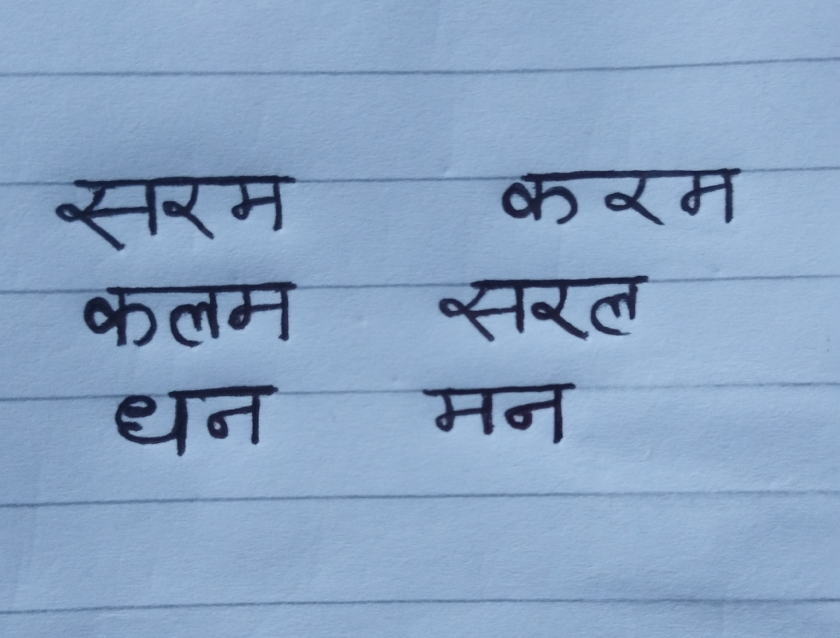
#> input picture OCR_test.jpg, 2520 x 1912 px (shown at 1/3 size)
$ jupyter execute --allow-errors 'OCR (Devagari Character Recognition).ipynb'   (shell and % lines are left out)
#> lines starting #> are read from the running program, lines starting #| are printed output that depends on the picture; after the words box and inside, x2 and y2 are one past the last pixel; in counts of white or black regions, pixels touching at a corner belong together
#> further down, img is the input picture: shape (1912, 2520, 3); mean B, G, R 196.1, 164, 137.4
[cell 1]
#importing libraries
import cv2 as cv
import numpy as np
import matplotlib.pyplot as plt
from keras.models import load_model

[cell 2]
def noise_removable(img):
    #resizing the image
    img = cv.resize(img,(800,600), interpolation=cv.INTER_AREA)
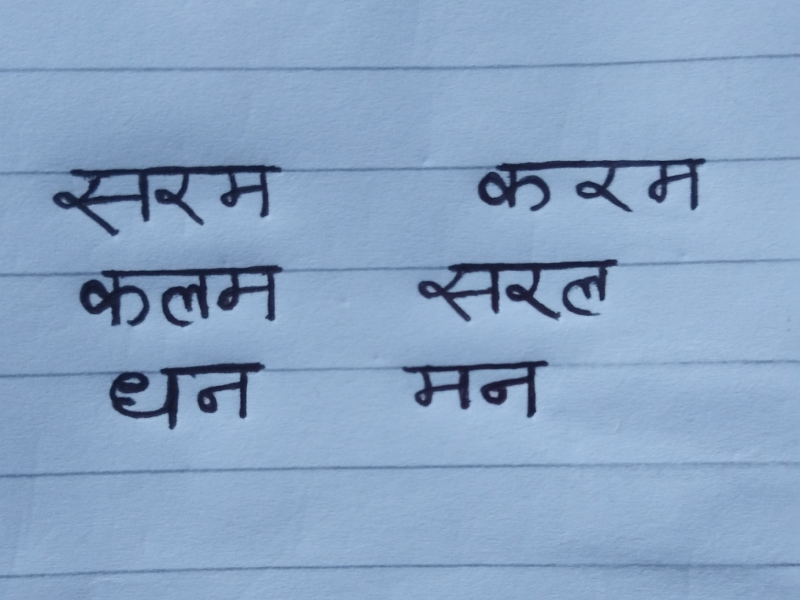
#> img: shape (600, 800, 3); mean of channels 0, 1, 2 196.1, 164, 137.4; drawn as B, G, R
    image_area = img.shape[0] * img.shape[1]
#> image_area = 480000

    plt.imshow(img)
    plt.show()
    #converting into grayscale
    img_gray = cv.cvtColor(img, cv.COLOR_BGR2GRAY)
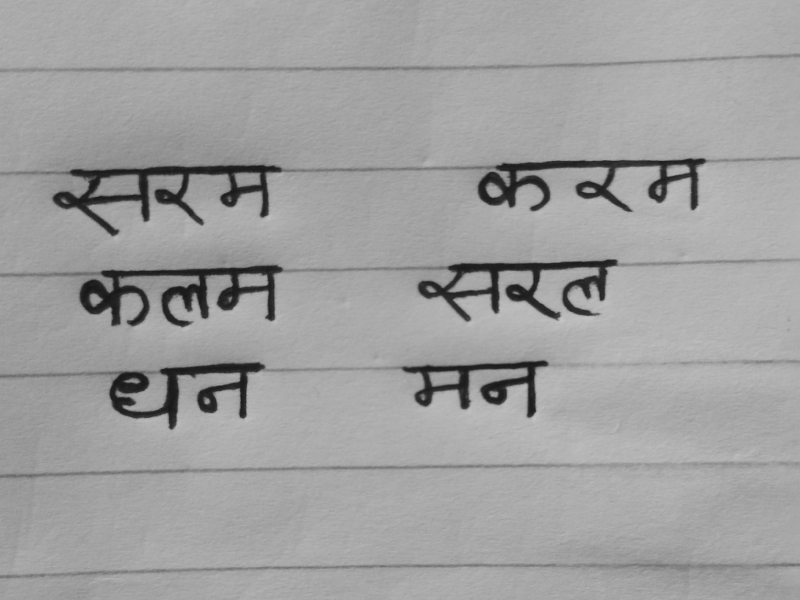
#> img_gray: shape (600, 800); min 21, max 197, mean 159.7
    gaussian = cv.GaussianBlur(img_gray, (3,3), 0)
    _, thresh_img = cv.threshold(gaussian, 0, 255, cv.THRESH_BINARY_INV+cv.THRESH_OTSU)
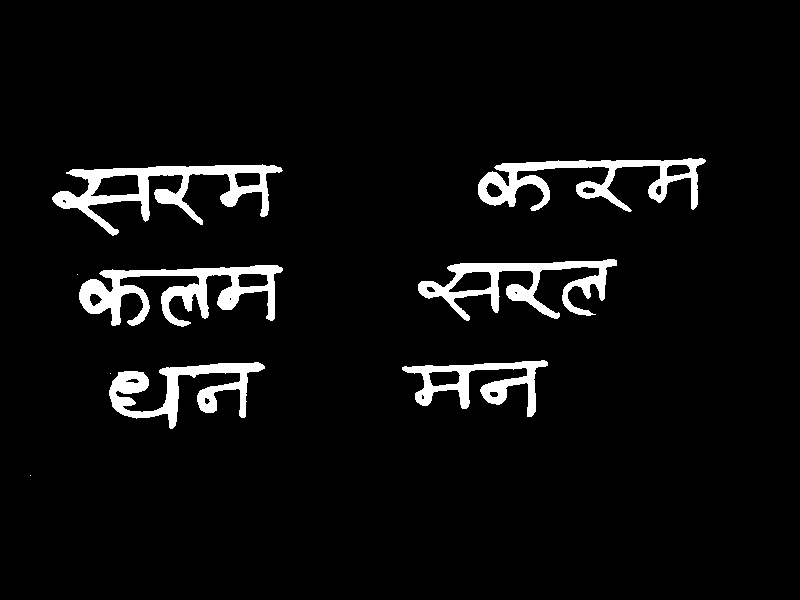
#> thresh_img: shape (600, 800); 5.3% white; 9 white regions (3 under 20 px), largest, box (x1, y1, x2, y2) and area: (79, 265, 283, 327) 5167, (52, 164, 283, 236) 5059, (478, 158, 706, 212) 4375, (418, 259, 617, 321) 4168, (109, 362, 265, 429) 3678, (402, 360, 548, 417) 2857

    kernel_er = np.ones((3,3), np.uint8)
    kernel_di = np.ones((3,3), np.uint8)
    img_erosion = cv.erode(thresh_img, kernel_er, iterations=1)
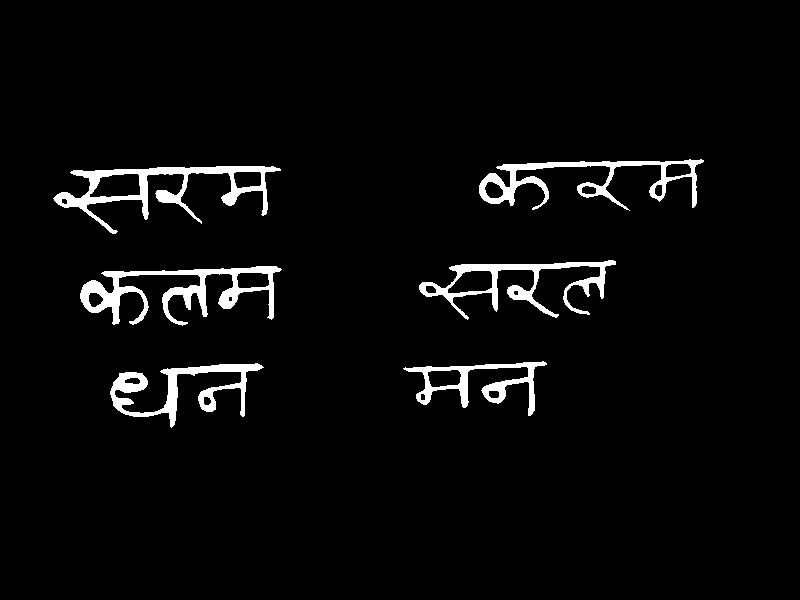
#> img_erosion: shape (600, 800); 3.8% white; 6 white regions, box (x1, y1, x2, y2) and area: (80, 266, 282, 326) 3763, (53, 166, 281, 234) 3673, (479, 159, 704, 211) 2988, (419, 260, 616, 320) 2863, (110, 363, 264, 428) 2719, (403, 361, 547, 416) 2025
    img_dilation = cv.dilate(img_erosion, kernel_di, iterations=1)
#> img_dilation: shape (600, 800); 5.3% white; 6 white regions

    #finding the boundary of the all threshold images
    contours, _ = cv.findContours(img_dilation, cv.RETR_TREE, cv.CHAIN_APPROX_SIMPLE)
#> contours = 24 contours, 4 with area under 20; largest, box (x1, y1, x2, y2) and area: (52, 165, 282, 235) 5651, (79, 265, 283, 327) 5088, (478, 158, 705, 212) 4350, (418, 259, 617, 321) 4331, (109, 362, 265, 429) 3354
    for contour in contours:
        #boundary of each contour
        x,y,w,h = cv.boundingRect(contour)
        #to discard very small noises
        if cv.contourArea(contour) < image_area *0.0005:
            img_dilation[y:(y+h),x:(x+w)] = 0
#> this loop made 24 passes
#> (x, y, w, h) on passes 1 to 12: (109, 362, 156, 67), (204, 397, 7, 8), (125, 378, 15, 6), (402, 360, 146, 57), (421, 394, 4, 6), (489, 391, 10, 7), (428, 370, 33, 17), (79, 265, 204, 62), (229, 297, 3, 4), (89, 293, 14, 14), (237, 273, 32, 15), (418, 259, 199, 62)
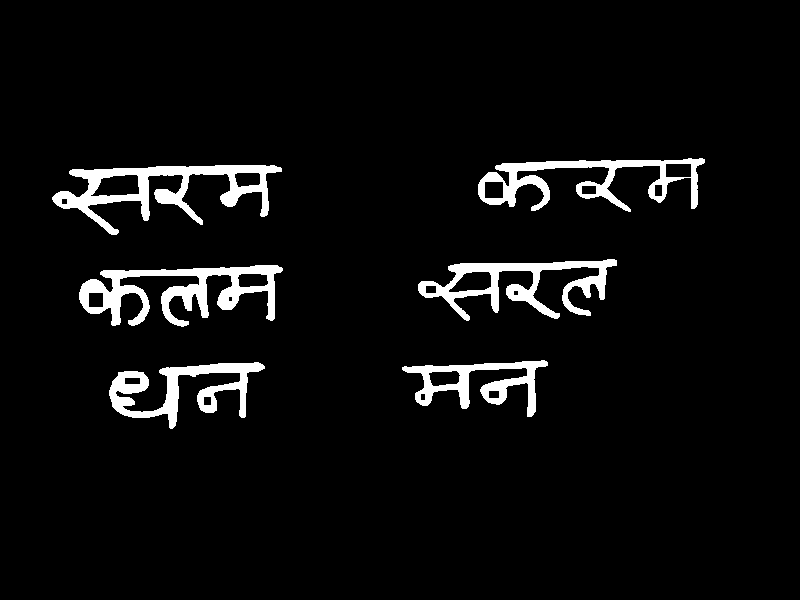
#> img_dilation: shape (600, 800); 5.1% white; 6 white regions, box (x1, y1, x2, y2) and area: (79, 265, 283, 327) 5038, (52, 165, 282, 235) 5024, (418, 259, 617, 321) 4097, (478, 158, 705, 212) 4010, (109, 362, 265, 429) 3577, (402, 360, 548, 417) 2801

    return img_dilation

[cell 3]
def ROI(img):
    row, col = img.shape
#> row = 600; col = 800
    check_rows = row // 15
#> check_rows = 40

    np_gray = np.array(img, np.uint8)
    one_row = np.zeros((1,col), np.uint8)

    #list to append the line by single row
    images_location = []

    #arrya to append rows of single segmented words
    line_seg_img = np.array([])

    for r in range(row-1):
        #checking the black colored row or it's the last row
        if np.equal(img[r:(r+1)], one_row).all() or r == row-2:
            if len(line_seg_img) != 0:
                if line_seg_img.shape[0] > check_rows:
                    images_location.append(line_seg_img[:-1])
                line_seg_img = np.array([])

        else:
            #check if the it's first row of the imaged line
            if line_seg_img.size < 1:
                line_seg_img = np.vstack((np_gray[r], np_gray[r+1]))

            else:
                line_seg_img = np.vstack((line_seg_img, np_gray[r+1]))
#> after the loop, images_location = 3 items; line_seg_img = empty array


    return images_location

[cell 4]
# [19 lines left out: function dikka_remove, not called in this run]

[cell 5]
def preprocessing(img):
    processed_img = noise_removable(img)
    plt.imshow(processed_img, 'gray')
    plt.show()
    #line segmentation
    line_segmentation = ROI(processed_img)
#> line_segmentation = 3 items
    #first segmented line display
    plt.imshow(line_segmentation[0], 'gray')
    plt.show()
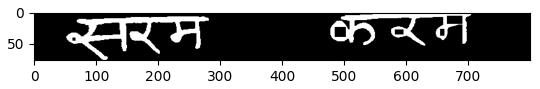
#> figure drawn by matplotlib, 1 panel

    #word segmentation
    each_word_segmentation = []
    for line in np.asarray(line_segmentation):
        word_segementation = ROI(line.T)
        for words in np.asarray(word_segementation):
            each_word_segmentation.append(words.T)
#> this loop made 0 passes
#> after the loop, each_word_segmentation = []
    #first segmented word display
    plt.imshow(each_word_segmentation[0], 'gray')
    plt.show()

    #word transpose for character segmentation
    plt.imshow(each_word_segmentation[0].T, 'gray')
    plt.show()

    #dikka
    characters = []
    for word in each_word_segmentation:
        template = dikka_remove(np.array(word))
        characters.append(template)
    #first segmented character display
    plt.imshow(characters[0][0], 'gray')
    plt.show()

    return characters

[cell 6]
img = cv.imread('OCR_test.jpg')

#> (the rest of this cell did not finish here and is left out)
